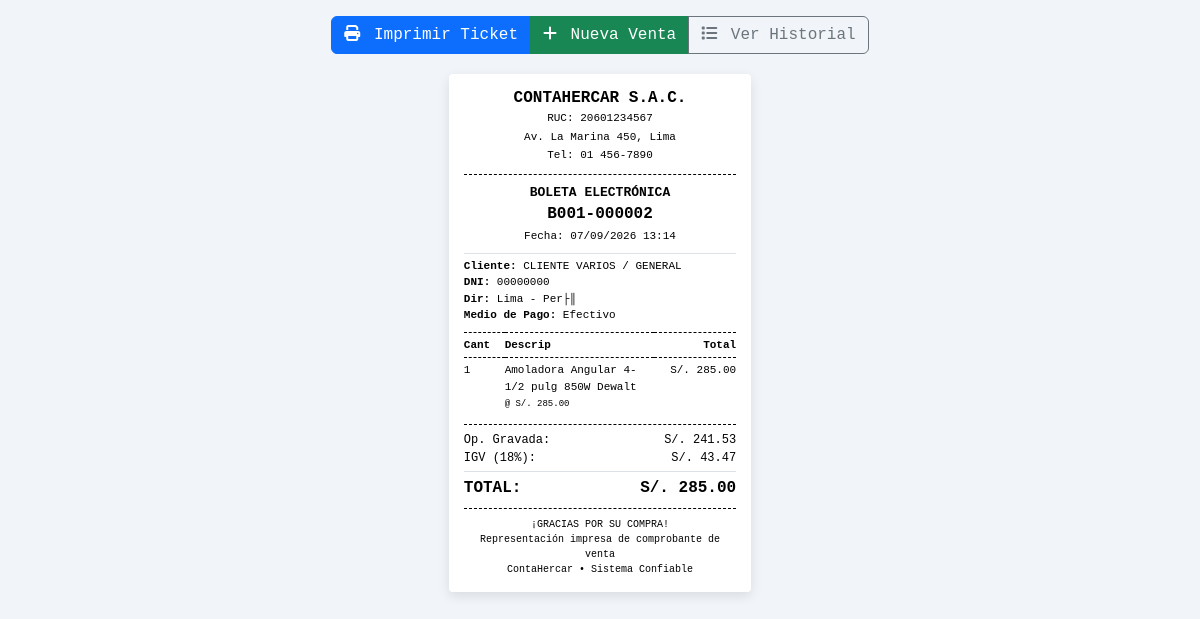
Page /ticket.php?id=4 on the committed database.
### tables this page shows
CREATE TABLE `configuracion` (
  `id` int(11) NOT NULL AUTO_INCREMENT,
  `nombre_empresa` varchar(150) NOT NULL DEFAULT 'ContaHercar S.A.C.',
  `ruc_empresa` varchar(20) NOT NULL DEFAULT '20601234567',
  `direccion` varchar(255) DEFAULT 'Av. Principal 123, Lima - Per├║',
  `telefono` varchar(50) DEFAULT '+51 987 654 321',
  `email` varchar(100) DEFAULT 'contacto@contahercar.com',
  `moneda_simbolo` varchar(10) DEFAULT 'S/.',
  `moneda_nombre` varchar(30) DEFAULT 'Soles',
  `impuesto_nombre` varchar(20) DEFAULT 'IGV',
  `impuesto_porcentaje` decimal(5,2) DEFAULT 18.00,
  `api_ruc_url` varchar(255) DEFAULT 'https://api.apis.net.pe/v2/sunat/ruc?numero={numero}',
  `api_dni_url` varchar(255) DEFAULT 'https://api.apis.net.pe/v2/reniec/dni?numero={numero}',
  `api_ruc_token` varchar(255) DEFAULT '',
  `api_ruc_provider` varchar(50) DEFAULT 'apisnet',
  `updated_at` timestamp NOT NULL DEFAULT current_timestamp() ON UPDATE current_timestamp(),
  `sire_client_id` varchar(255) DEFAULT '',
  `sire_client_secret` varchar(255) DEFAULT '',
  `sire_usuario_sol` varchar(50) DEFAULT '',
  `sire_clave_sol` varchar(50) DEFAULT '',
  `sire_ambiente` varchar(20) DEFAULT 'beta',
  PRIMARY KEY (`id`)
);

CREATE TABLE `ventas` (
  `id` int(11) NOT NULL AUTO_INCREMENT,
  `cliente_id` int(11) NOT NULL,
  `tipo_comprobante` varchar(50) DEFAULT 'Boleta',
  `serie` varchar(10) NOT NULL DEFAULT 'B001',
  `correlativo` int(11) NOT NULL,
  `fecha_venta` datetime NOT NULL DEFAULT current_timestamp(),
  `subtotal` decimal(12,2) NOT NULL DEFAULT 0.00,
  `impuesto` decimal(12,2) NOT NULL DEFAULT 0.00,
  `descuento` decimal(12,2) NOT NULL DEFAULT 0.00,
  `total` decimal(12,2) NOT NULL DEFAULT 0.00,
  `metodo_pago` varchar(50) DEFAULT 'Efectivo',
  `estado` varchar(20) DEFAULT 'COMPLETADA',
  `observaciones` text DEFAULT NULL,
  `created_at` timestamp NOT NULL DEFAULT current_timestamp(),
  PRIMARY KEY (`id`),
  KEY `cliente_id` (`cliente_id`),
  CONSTRAINT `ventas_ibfk_1` FOREIGN KEY (`cliente_id`) REFERENCES `clientes` (`id`)
);

CREATE TABLE `clientes` (
  `id` int(11) NOT NULL AUTO_INCREMENT,
  `tipo_doc` varchar(10) NOT NULL DEFAULT 'DNI',
  `num_doc` varchar(20) NOT NULL,
  `nombre_razon_social` varchar(200) NOT NULL,
  `direccion` varchar(255) DEFAULT NULL,
  `telefono` varchar(50) DEFAULT NULL,
  `email` varchar(100) DEFAULT NULL,
  `condicion` varchar(50) DEFAULT 'HABIDO',
  `estado_sunat` varchar(50) DEFAULT 'ACTIVO',
  `created_at` timestamp NOT NULL DEFAULT current_timestamp(),
  PRIMARY KEY (`id`),
  UNIQUE KEY `num_doc` (`num_doc`)
);

CREATE TABLE `detalle_ventas` (
  `id` int(11) NOT NULL AUTO_INCREMENT,
  `venta_id` int(11) NOT NULL,
  `producto_id` int(11) NOT NULL,
  `cantidad` int(11) NOT NULL,
  `precio_unitario` decimal(10,2) NOT NULL,
  `costo_unitario` decimal(10,2) NOT NULL DEFAULT 0.00,
  `descuento` decimal(10,2) NOT NULL DEFAULT 0.00,
  `subtotal` decimal(12,2) NOT NULL,
  PRIMARY KEY (`id`),
  KEY `venta_id` (`venta_id`),
  KEY `producto_id` (`producto_id`),
  CONSTRAINT `detalle_ventas_ibfk_1` FOREIGN KEY (`venta_id`) REFERENCES `ventas` (`id`) ON DELETE CASCADE,
  CONSTRAINT `detalle_ventas_ibfk_2` FOREIGN KEY (`producto_id`) REFERENCES `productos` (`id`)
);

CREATE TABLE `productos` (
  `id` int(11) NOT NULL AUTO_INCREMENT,
  `codigo_barra` varchar(50) NOT NULL,
  `nombre` varchar(150) NOT NULL,
  `categoria_id` int(11) DEFAULT NULL,
  `descripcion` text DEFAULT NULL,
  `precio_compra` decimal(10,2) NOT NULL DEFAULT 0.00,
  `precio_venta` decimal(10,2) NOT NULL DEFAULT 0.00,
  `stock` int(11) NOT NULL DEFAULT 0,
  `stock_minimo` int(11) NOT NULL DEFAULT 5,
  `unidad_medida` varchar(20) DEFAULT 'UNID',
  `estado` tinyint(1) DEFAULT 1,
  `created_at` timestamp NOT NULL DEFAULT current_timestamp(),
  `updated_at` timestamp NOT NULL DEFAULT current_timestamp() ON UPDATE current_timestamp(),
  PRIMARY KEY (`id`),
  UNIQUE KEY `codigo_barra` (`codigo_barra`),
  KEY `categoria_id` (`categoria_id`),
  CONSTRAINT `productos_ibfk_1` FOREIGN KEY (`categoria_id`) REFERENCES `categorias` (`id`) ON DELETE SET NULL
);

### config/app.php (called while the page is built, shortened)
<?php
function getSystemConfig() {
    static $config = null;
    if ($config !== null) {
        return $config;
    }
    $pdo = getDBConnection();
    $stmt = $pdo->query("SELECT * FROM configuracion ORDER BY id ASC LIMIT 1");
    $config = $stmt->fetch();
    return $config;
}
function formatMoney($amount) {
    $cfg = getSystemConfig();
    $symbol = $cfg['moneda_simbolo'] ?? 'S/.';
    return $symbol . ' ' . number_format((float)$amount, 2, '.', ',');
}
function formatDateTime($dateTimeStr) {
    $time = strtotime($dateTimeStr);
    return date('d/m/Y H:i', $time);
}

### ticket.php (the view, shortened to what this page needs)
<?php
require_once __DIR__ . '/config/app.php';
$id = isset($_GET['id']) ? (int)$_GET['id'] : 0;
$pdo = getDBConnection();
$cfg = getSystemConfig();
$stmtV = $pdo->prepare("SELECT v.*, c.nombre_razon_social as cliente_nombre, c.num_doc as cliente_doc, c.direccion as cliente_dir, c.tipo_doc as cliente_tipo_doc
    FROM ventas v
    INNER JOIN clientes c ON v.cliente_id = c.id
    WHERE v.id = ?");
$stmtV->execute([$id]);
$venta = $stmtV->fetch();
$stmtD = $pdo->prepare("SELECT dv.*, p.nombre as producto_nombre, p.codigo_barra
    FROM detalle_ventas dv
    INNER JOIN productos p ON dv.producto_id = p.id
    WHERE dv.venta_id = ?");
$stmtD->execute([$id]);
$items = $stmtD->fetchAll();
?>
<!DOCTYPE html>
<html lang="es">
<head>
    <link href="https://cdn.jsdelivr.net/npm/bootstrap@5.3.2/dist/css/bootstrap.min.css" rel="stylesheet">
    <link rel="stylesheet" href="https://cdnjs.cloudflare.com/ajax/libs/font-awesome/6.4.2/css/all.min.css">
</head>
<body>
<div class="container text-center mt-3 no-print">
    <div class="btn-group">
        <button type="button" class="btn btn-primary" onclick="window.print()">
            <i class="fa fa-print me-1"></i> Imprimir Ticket
        </button>
        <a href="venta_nueva.php" class="btn btn-success">
            <i class="fa fa-plus me-1"></i> Nueva Venta
        </a>
        <a href="ventas.php" class="btn btn-outline-secondary">
            <i class="fa fa-list me-1"></i> Ver Historial
        </a>
    </div>
</div>
<div class="ticket-container" id="printable-ticket">
    <div class="ticket-header">
        <h4 class="ticket-title"><?= htmlspecialchars($cfg['nombre_empresa']) ?></h4>
        <div class="ticket-info">RUC: <?= htmlspecialchars($cfg['ruc_empresa']) ?></div>
        <div class="ticket-info"><?= htmlspecialchars($cfg['direccion']) ?></div>
        <div class="ticket-info">Tel: <?= htmlspecialchars($cfg['telefono']) ?></div>
    </div>
    <div class="text-center my-2">
        <div class="fw-bold" style="font-size: 13px; text-transform: uppercase;">
            <?= htmlspecialchars($venta['tipo_comprobante']) ?> ELECTRÓNICA
        </div>
        <div class="fw-bold fs-6">
            <?= htmlspecialchars($venta['serie']) ?>-<?= str_pad($venta['correlativo'], 6, '0', STR_PAD_LEFT) ?>
        </div>
        <div class="ticket-info">Fecha: <?= formatDateTime($venta['fecha_venta']) ?></div>
    </div>
    <div class="ticket-info border-top pt-1 mt-1">
        <div><strong>Cliente:</strong> <?= htmlspecialchars($venta['cliente_nombre']) ?></div>
        <div><strong><?= $venta['cliente_tipo_doc'] ?>:</strong> <?= htmlspecialchars($venta['cliente_doc']) ?></div>
        <?php if (!empty($venta['cliente_dir'])): ?>
            <div><strong>Dir:</strong> <?= htmlspecialchars($venta['cliente_dir']) ?></div>
        <?php endif; ?>
        <div><strong>Medio de Pago:</strong> <?= htmlspecialchars($venta['metodo_pago']) ?></div>
    </div>
    <table class="ticket-table">
        <thead>
            <tr>
                <th style="width: 15%;">Cant</th>
                <th style="width: 55%;">Descrip</th>
                <th style="width: 30%; text-align: right;">Total</th>
            </tr>
        </thead>
        <tbody>
            <?php foreach ($items as $it): ?>
                <tr>
                    <td><?= $it['cantidad'] ?></td>
                    <td>
                        <?= htmlspecialchars($it['producto_nombre']) ?><br>
                        <small style="font-size: 9px;">@ <?= formatMoney($it['precio_unitario']) ?></small>
                    </td>
                    <td style="text-align: right;"><?= formatMoney($it['subtotal']) ?></td>
                </tr>
            <?php endforeach; ?>
        </tbody>
    </table>
    <div class="ticket-totals">
        <div class="d-flex justify-content-between">
            <span>Op. Gravada:</span>
            <span><?= formatMoney($venta['subtotal']) ?></span>
        </div>
        <div class="d-flex justify-content-between">
            <span><?= htmlspecialchars($cfg['impuesto_nombre']) ?> (<?= (float)$cfg['impuesto_porcentaje'] ?>%):</span>
            <span><?= formatMoney($venta['impuesto']) ?></span>
        </div>
        <div class="d-flex justify-content-between fw-bold fs-6 mt-1 border-top pt-1">
            <span>TOTAL:</span>
            <span><?= formatMoney($venta['total']) ?></span>
        </div>
    </div>
    <div class="ticket-footer">
        <div>¡GRACIAS POR SU COMPRA!</div>
        <div>Representación impresa de comprobante de venta</div>
        <div>ContaHercar • Sistema Confiable</div>
    </div>
</div>
</body>
</html>

### ticket.php (style rules this page uses)
body { background-color: #f1f5f9; font-family: 'Courier New', Courier, monospace; color: #000; }
.ticket-container { width: 80mm; max-width: 100%; margin: 20px auto; background: #fff; padding: 15px; box-shadow: 0 4px 12px rgba(0,0,0,0.1); border-radius: 4px; }
.ticket-header { text-align: center; border-bottom: 1px dashed #000; padding-bottom: 8px; margin-bottom: 8px; }
.ticket-title { font-size: 16px; font-weight: bold; margin: 0; text-transform: uppercase; }
.ticket-info { font-size: 11px; margin: 2px 0; }
.ticket-table { width: 100%; font-size: 11px; border-collapse: collapse; margin: 8px 0; }
.ticket-table th { border-top: 1px dashed #000; border-bottom: 1px dashed #000; padding: 4px 0; text-align: left; }
.ticket-table td { padding: 4px 0; vertical-align: top; }
.ticket-totals { border-top: 1px dashed #000; padding-top: 6px; font-size: 12px; }
.ticket-footer { border-top: 1px dashed #000; padding-top: 8px; margin-top: 8px; text-align: center; font-size: 10px; }

### rows in the picture
configuracion: nombre_empresa "CONTAHERCAR S.A.C.", ruc_empresa "20601234567", direccion "Av. La Marina 450, Lima", telefono "01 456-7890", impuesto_nombre "IGV", impuesto_porcentaje "18"
ventas: tipo_comprobante "BOLETA", serie "B001", correlativo "000002", fecha_venta "07/09/2026 13:14", cliente.nombre_razon_social "CLIENTE VARIOS / GENERAL", cliente.tipo_doc "DNI", cliente.num_doc "00000000", cliente.direccion "Lima - Per├║", metodo_pago "Efectivo", subtotal.moneda_simbolo "S/. 241.53", impuesto.moneda_simbolo "S/. 43.47", total.moneda_simbolo "S/. 285.00"
detalle_ventas: cantidad "1", producto.nombre "Amoladora Angular 4-1/2 pulg 850W Dewalt", precio_unitario.moneda_simbolo "S/. 285.00", subtotal.moneda_simbolo "S/. 285.00"
